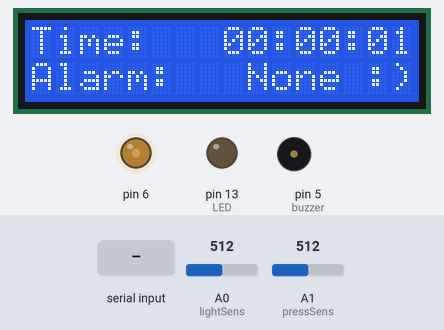
Simulated run of this sketch. Board: Arduino Nano, built with avr-gcc and run on an emulated ATmega328P. Shown: 16×2 character LCD, output pins drawn as LEDs (lit = HIGH), buzzer (waves = sounding). The test bench sets the inputs (shaded band); at power-on: A0 (lightSens) = 512, A1 (pressSens) = 512. What the sketch prints to the serial monitor is not drawn.

Above: at 1.2 s.
1.3 s: "5\n" received over the second serial link
At 3.5 s:
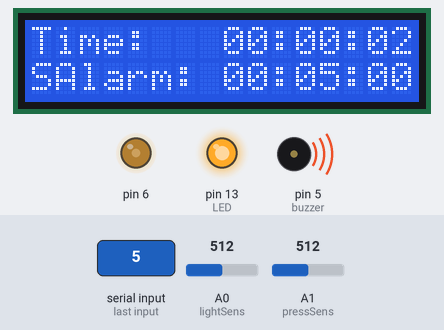
4.3 s: "2\n" received over the second serial link
At 6.5 s:
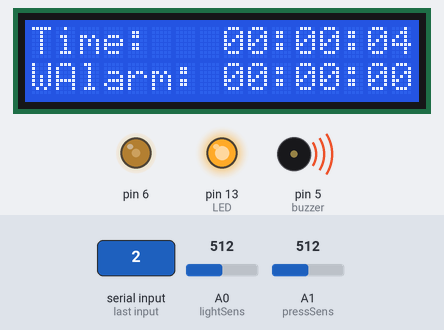
7.3 s: "30,150\n" received over the second serial link
At 8.0 s:
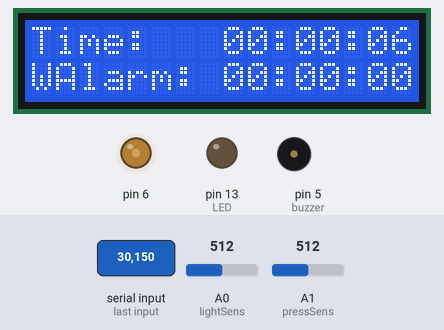
Timing chart, 0 to 10.3 s (numbered marks = the images above; inputs shaded):
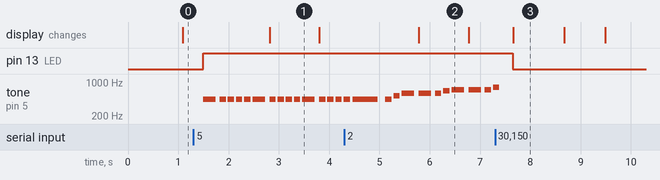

Measured:
- after the input at 1.3 s, pin 13 (LED): LOW → HIGH after 0.20 s; tone on pin 5 (buzzer): silent → 440 Hz after 0.20 s, then repeats every 0.98 s: silent 0.08 s, 4 × (440 Hz 0.13 s, silent 0.04 s), 440 Hz 0.25 s; the display: changes after 1.5 s (image 1)
- after the input at 4.3 s, the display: changes after 1.5 s (image 2)
- after the input at 7.3 s, pin 13 (LED): HIGH → LOW after 0.35 s; tone on pin 5 (buzzer): goes on until 7.4 s, then stays silent
- what the display in image 1 shows lasts 1.0 s, from 2.8 s to 3.8 s

The sketch:

RelaxClockArduino.ino
```cpp
// Relax Clock .ino Code
// By Greg Baranov and Shawn John

// Sources and tutorial on how to play music with piezoelectric speaker:
// https://create.arduino.cc/projecthub/nathan_ramanathan/play-polyphonic-tones-40e51b
// https://github.com/nathanRamaNoodles/Noodle-Synth/blob/master/src/MusicWithoutDelay.cpp


#include <LiquidCrystal.h>  // Include LCD library
#include <Time.h>           // Include Time library
#include <SoftwareSerial.h> // Include SoftwareSerial library, need for Bluetooth connection
#include "pitches.h"        // Header file that defines piezo speaker pitches into piano notes

// Initialize Bluetooth and LCD based on pin configuration
SoftwareSerial Bluetooth(3, 4); // RX, TX
LiquidCrystal lcd(12, 11, 10, 9, 8, 7);
String Data = ""; // The data received

// Declare the pins used
int LED = 13;
int lightSens = 14;
int lightData;
int pressSens = 15;
int pressData;
int buzzer = 5;


// Declare notes and note durations for first included song: He's A Pirate / Pirates the Carribean Theme Song
int noteCount1 = 83;
int melody1[] = {
   A4, A4, A4, A4, A4, A4, A4, A4, A4, A4, A4, A4, A4, A4, A4, A4,
   A4, C5, D5, D5, D5, E5, F5, F5,    F5, G5, E5, E5, D5, C5, C5, D5, 0,    A4, C5, D5, D5, D5, E5, F5, F5,   F5, G5, E5, E5, D5, C5, D5, 0,    A4, C5, D5, D5, D5, F5, G5, G5,
   G5, A5, AS5, AS5, A5, G5, A5, D5, 0,    D5, E5, F5, F5, G5, A5, D5, 0,   D5, F5, E5, E5, F5, D5, E5, 0
};
int durations1[] = {
  4, 8, 8, 8, 8, 4, 8, 8, 8, 8, 4, 8, 8, 8, 8, 2,
  8, 8, 4, 4, 8, 8, 4, 4,   8, 8, 4, 4, 8, 8, 8, 4, 8,    8, 8, 4, 4, 8, 8, 4, 4,   8, 8, 4, 4, 8, 8, 4, 4,   8, 8, 4, 4, 8, 8, 4, 4,   8, 8, 4, 4, 8, 8, 8, 4, 8,
  8, 8, 4, 4, 4, 8, 4, 4,   8, 8, 4, 4, 8, 8, 4, 4
};

// Declare notes and note durations for second included song: Imperial March from Star Wars
int noteCount2 = 70;
int melody2[] = {
  A4, A4, A4, F4, C5, A4, F4, C5, A4, E5, E5, E5, F5, C5, GS4, F4, C5, A4,
  A5, A4, A4, A5, GS5, G5, FS5, F5, FS5, 0,
  AS4, DS5, D5, CS5, C5, B4, C5, 0, F4, GS4, F4, GS4, C5, A4, C5, E5,
  A5, A4, A4, A5, GS5, G5, FS5, F5, FS5, 0,
  AS4, DS5, D5, CS5, C5, B4, C5, 0, F4, GS4, F4, GS4, C5, A4, C5, E5
};
int durations2[] = {
  2, 2, 2, -4, 8, 2, -4, 8, 1,
  2, 2, 2, -4, 8, 2, -4, 8, 1,
  2, -4, 8, 2, -4, 8, 8, 8, 4, 4, 4, 2, -4, 8,
  8, 8, 8, 4, 4, 2, -4, 8, 2, -4, 8, 1,
  2, -4, 8, 2, -4, 8, 8, 8, 4, 4, 4, 2, -4, 8,
  8, 8, 8, 4, 4, 2, -4, 8, 2, -4, 8, 1
};


// Declare notes and note durations for third included song: Game of Thrones Main Title
int noteCount3 = 106;
int melody3[] = {
  G4, C4, DS4, F4, G4, C4, DS4, F4,G4, C4, DS4, F4, G4, C4, DS4, F4,G4, C4, E4, F4, G4, C4, E4, F4,G4, C4, E4, F4, G4, C4, E4, F4,
  G4, C4, DS4, F4, G4, C4, DS4, F4, D4, 0, F4, AS3, DS4, D4, F4, AS3,DS4, D4, C4, 0,
  G4, C4, DS4, F4, G4, C4, DS4, F4, D4, 0, F4, AS3, DS4, D4, F4, AS3,DS4, D4, C4, 0,
  G4, C4, DS4, F4, G4, C4, DS4, F4, D4, 0, F4, AS3, D4, DS4, D4, AS3 , C4, 0,

  C5, AS4, C4, G4, DS4, DS4, F4, G4, 0,
  C5, AS4, C4, G4, DS4, DS4, D4,

};

int durations3[] = {
  4,4,8,8,4,4,8,8,4,4,8,8,4,4,8,8,4,4,8,8,4,4,8,8,4,4,8,8,4,4,8,8,
  2,2,8,8,2,2,8,8,1, 1,2,2,8,8,2,2,8,8,1,1,
  2,2,8,8,2,2,8,8,1, 1,2,2,8,8,2,2,8,8,1,1,
  2,2,8,8,2,2,8,8,1, 1,2,2,2,4,2,4, 1,1,

  1, 1, 1, 1, 1, 2, 2, 1, 1,
  1, 1, 1, 1, 1, 2, 2,
};

// Declare variables used to play music
int curNote = 0;   // Current note being played

int wakeUpPlaying = 0;
int sleepPlaying = 0;

// Set Pirates of the Carribean as the default song for both sleep and wake up alarms
int sleepNoteCount = noteCount1;
int *sleepMelody = melody1;
int *sleepDurations = durations1;

int wakeUpNoteCount = noteCount1;
int *wakeUpMelody = melody1;
int *wakeUpDurations = durations1;


// Declare alarm variables
time_t sleepAlarm = 0;
time_t wakeUpAlarm = 0;

int prevSecond = 0; // Variable to allow updates of LCD once a second, despite more frequent refreshing

// Function that reads in data from bluetooth, and sets global variables based on data read
void readBluetooth() {
  int readData = 0; // Variable to keep track of whether new Bluetooth data was received

  // If we received Bluetooth data, read it (one character at a time) into Data
  while(Bluetooth.available()) {
    delay(3);
    char c = Bluetooth.read();
    Data += c;
    readData = 1;
  }

  // Execute Bluetooth commands
  // Each command is sent from Android app with format X: Y, where X is a code between 0 and 2 and Y is payload data
  // For first 3 commands, payload data is a time of day, with structure HH:MM:SS
  //
  // Code definitions:
  // 0: set system time, 1: set sleep alarm time, 2: set wake up alarm time,
  // 3: disable sleep alarm, 4: disable wake up alarm
  // 5: snooze alarm 5 minutes, 6: stop alarm, set it to same time again next day
  //
  // Example: "0: 10:20:30" sets Arduino's time to 10:20 AM, 30 seconds
  if (readData) {

    Serial.println(Data);


    // Convert characters to integers, only if character is an ASCII number
    for (int i = 0; i < 11; i ++) {
      if (Data[i] > 47 && Data[i] < 58) {
        Data[i] = Data[i] - '0';

      }
    }

    // Get time data from bluetooth input
    int hours = Data[3] * 10 + Data[4];
    int minutes = Data[6] * 10 + Data[7];
    int seconds = Data[9] * 10 + Data[10];

    // Set system time
    if (Data[0] == 0) {
      setTime(hours, minutes, seconds,1,1,2020);
    }

    // Set sleep alarm time
    else if(Data[0] == 1){
      time_t tmp = now();
      setTime(hours, minutes, seconds,day(),month(),year());
      if (tmp > now()) {
        setTime(hours, minutes, seconds,day() + 1,month(),year());
      }
      sleepAlarm = now();
      setTime(tmp);
    }

    // Set wake up alarm time
    else if (Data[0] == 2) {
      time_t tmp = now();
      setTime(hours, minutes, seconds,day(),month(),year());
      if (tmp > now()) {
        setTime(hours, minutes, seconds,day() + 1,month(),year());
      }
      wakeUpAlarm = now();
      setTime(tmp);
    }

    // Disable sleep alarm
    else if (Data[0] == 3) {
      sleepAlarm = 0;
      sleepPlaying = 0;
    }

    // Disable wake up alarm
    else if (Data[0] == 4) {
      wakeUpAlarm = 0;
      wakeUpPlaying = 0;
    }

    // Snooze sleep alarm 5 minutes
    else if (Data[0] == 5) {
      sleepAlarm = adjustAlarm(300, sleepAlarm);
      sleepPlaying = 0;
    }

    // Stop sounding sleep alarm, automatically sets to same time next day
    else if (Data[0] == 6) {
      sleepAlarm = adjustAlarm(86400, sleepAlarm);
      sleepPlaying = 0;
    }

    // Snooze wake up alarm 5 minutes
    else if (Data[0] == 7) {
      wakeUpAlarm = adjustAlarm(300, wakeUpAlarm);
      wakeUpPlaying = 0;
    }

    // Stop sounding wake up alarm, automatically sets to same time next day
    else if (Data[0] == 8) {
      wakeUpAlarm = adjustAlarm(86400, wakeUpAlarm);
      wakeUpPlaying = 0;
    }

    // Set alarm sound from one of three presets
    else if (Data[0] == 9) {
      // Set wake up alarm song
      if (Data[3] == 0) {
        // 0 = Pirates of the Carribean, 1 = Imperial March, 2 = Game of Thrones Main Theme
        if (Data[5] == 0) {
          wakeUpNoteCount = noteCount1;
          wakeUpMelody = melody1;
          wakeUpDurations = durations1;
        }
        else if (Data[5] == 1) {
          wakeUpNoteCount = noteCount2;
          wakeUpMelody = melody2;
          wakeUpDurations = durations2;
        }
        else if (Data[5] == 2) {
          wakeUpNoteCount = noteCount3;
          wakeUpMelody = melody3;
          wakeUpDurations = durations3;
        }
      }
      // Set sleep alarm song
      else {
        if (Data[5] == 0) {
          // 0 = Pirates of the Carribean, 1 = Imperial March, 2 = Game of Thrones Main Theme
          sleepNoteCount = noteCount1;
          sleepMelody = melody1;
          sleepDurations = durations1;
        }
        else if (Data[5] == 1) {
          sleepNoteCount = noteCount2;
          sleepMelody = melody2;
          sleepDurations = durations2;
        }
        else if (Data[5] == 2) {
          sleepNoteCount = noteCount3;
          sleepMelody = melody3;
          sleepDurations = durations3;
        }
      }
    }
  }
  Data = "";
}

// Simple function to pad a number with a leading 0 if it is a single digit
// Prints 01 to LCD if input is 1, and prints 31 if input is 31
void leadingZero(int number) {
  if (number / 10 == 0) {
    lcd.print("0");
    lcd.print(number);
  }
  else {
    lcd.print(number);
  }
}

// Updates LCD with current time and alarm information
void updateLCD() {
  if (second() != prevSecond) {
    // Display time info
    lcd.clear();
    lcd.setCursor(0,0);
    lcd.print("Time:   ");
    leadingZero(hour());
    lcd.print(":");
    leadingZero(minute());
    lcd.print(":");
    leadingZero(second());
    lcd.setCursor(0,1);

    int showSleep;

    // Display alarm info
    // If no alarms are set, display "None :)"
    if (!sleepAlarm && !wakeUpAlarm) {
      lcd.print("Alarm:   None :)");
    }
    // If both alarms are set, show the one that will occur sooner
    else if (sleepAlarm && wakeUpAlarm) {
      // Sleep alarm is sooner
      if ((sleepAlarm - now()) < (wakeUpAlarm - now())) {
        showSleep = 1;
      }
      // Wake up alarm is sooner
      else {
        showSleep = 0;
      }
    }
    // Only sleep alarm is set, show sleep alarm
    else if (sleepAlarm) {
      showSleep = 1;
    }
    // Only wake up alarm is set, show wake up alarm
    else {
      showSleep = 0;
    }

    // Prints sleep or wake up alarm to LCD depending on above logic
    // Print sleep alarm info if sleep alarm is sooner
    if (showSleep) {
      lcd.print("SAlarm: ");
      leadingZero(hour(sleepAlarm));
      lcd.print(":");
      leadingZero(minute(sleepAlarm));
      lcd.print(":");
      leadingZero(second(sleepAlarm));
    }
    // Print wake up alarm info if wake up alarm is sooner
    else {
      lcd.print("WAlarm: ");
      leadingZero(hour(wakeUpAlarm));
      lcd.print(":");
      leadingZero(minute(wakeUpAlarm));
      lcd.print(":");
      leadingZero(second(wakeUpAlarm));
    }
    prevSecond = second();
  }
}

// Adjust alarm time using now(), adjustTime() and setTime() functions from Time library
time_t adjustAlarm(unsigned long adjustment, time_t alarm) {
  time_t tmp = now();
  setTime(alarm);
  adjustTime(adjustment);
  alarm = now();
  setTime(tmp);
  sleepPlaying = 0;
  wakeUpPlaying = 0;
  return alarm;
}

// Setup function that initializes functioning of arduino
void setup() {
  // Start LCD display, Bluetooth and serial monitor
  Bluetooth.begin(9600);
  Serial.begin(9600);
  lcd.begin(16, 2);

  // Initialize pins
  pinMode(LED,OUTPUT);
  pinMode(3, INPUT);
  pinMode(4, OUTPUT);
  pinMode(lightSens, INPUT);
  pinMode(pressSens, INPUT);
  pinMode(buzzer, OUTPUT);

  // Hardcode brightness of LCD, as potentiometer component proved inconsistent
  analogWrite(6, 90);

  // Set starting time to start of 2020
  // Date doesn't matter, as our alarms only concern themselves with the time of day
  setTime(0,0,0,1,1,2020);

  // Show starting messages
  lcd.setCursor(0,0);
  lcd.print("Time:   00:00:00");
  lcd.setCursor(0,1);
  lcd.print("Alarm:   None :)");
}

// Main arduino loop that runs our program
void loop() {

  // Every time loop() runs, check if there was any bluetooth input with the readBluetooth() function
  readBluetooth();

  // Get data from analog Light Sensor and Pressure Sensor
  lightData = analogRead(lightSens);
  pressData = analogRead(pressSens);

  // Check if phone is on pressure pad and lights are off if it is past sleep alarm time
  if (sleepAlarm != 0 && sleepAlarm < now()) {
    // If the room is lit or phone is not on the pressure pad, sound sleep alarm and send notifications to user's phone
    if (lightData > 500 || pressData < 200) {
      digitalWrite(LED, HIGH);
      curNote = 0;
      sleepPlaying = 1;
      Bluetooth.println(1);
    }
    // If room is dark and phone is on pressure pad, set sleep alarm to same time the next day
    else {
      sleepAlarm = adjustAlarm(86400, sleepAlarm);
      sleepPlaying = 0;
      Bluetooth.println(2);
    }
  }
  // Play wake up alarm if it is past that alarm's time
  else if (wakeUpAlarm != 0 && wakeUpAlarm < now()) {
    digitalWrite(LED, HIGH);
    curNote = 0;
    wakeUpPlaying = 1;
    Bluetooth.println(0);
  }
  // If not yet time for either alarm, don't do anything
  else {
    digitalWrite(LED,  LOW);
    curNote = 0;
    sleepPlaying = 0;
    wakeUpPlaying = 0;
  }

  // If it is time for wake up alarm to play, play the notes for the alarm within this loop
  // Much of this loop's logic is adapted from the github and tutorial at the start of this .ino file
  while ((curNote < wakeUpNoteCount) && (wakeUpPlaying)) {
    int noteDuration;       // How long the note should play for
    int pauseBetweenNotes;  // How long a pause between notes should be, to make sure notes don't blend together

    // If the duration in wakeUpDurations is > 0, it is a regular note
    if (wakeUpDurations[curNote] > 0) {
      noteDuration = 1000 / wakeUpDurations[curNote];
      pauseBetweenNotes = noteDuration * 1.30;
    }
    // If the duration is < 0, it is a dotted note, and should be played for 1.5 time the note's specified duration
    // Allows for more detailed and accurate music to be played
    else {
      noteDuration = 1000 / abs(wakeUpDurations[curNote]);
      noteDuration *= 1.5;
      pauseBetweenNotes = noteDuration * 1.30;
    }
    // Play the the current note in the melody for the specified duration
    tone(buzzer, wakeUpMelody[curNote], noteDuration);
    delay(pauseBetweenNotes);
    noTone(buzzer);
    curNote += 1;    // Move on to the next note in the arrays to play
    readBluetooth(); // Check if interrupt was received to stop playing current song
    updateLCD();
  }

  // Plays sleep alarm if it is time for the alarm to play
  // Functions identically to above wake up alarm except with sleep alarm variables
  while ((curNote < sleepNoteCount) && (sleepPlaying)) {
    int noteDuration;
    int pauseBetweenNotes;
    if (sleepDurations[curNote] > 0) {
      noteDuration = 1000 / sleepDurations[curNote];
      pauseBetweenNotes = noteDuration * 1.30;
    }
    else {
      noteDuration = 1000 / abs(sleepDurations[curNote]);
      noteDuration *= 1.5;
      pauseBetweenNotes = noteDuration * 1.30;
    }
    tone(buzzer, sleepMelody[curNote], noteDuration);
    delay(pauseBetweenNotes);
    noTone(buzzer);
    curNote += 1;
    readBluetooth();
    updateLCD();
  }

  // Update LCD and go on to next loop() call
  updateLCD();
  delay(200);
}
```

pitches.h
```cpp
#define B0  31
#define C1  33
#define CS1 35
#define D1  37
#define DS1 39
#define E1  41
#define F1  44
#define FS1 46
#define G1  49
#define GS1 52
#define A1  55
#define AS1 58
#define B1  62
#define C2  65
#define CS2 69
#define D2  73
#define DS2 78
#define E2  82
#define F2  87
#define FS2 93
#define G2  98
#define GS2 104
#define A2  110
#define AS2 117
#define B2  123
#define C3  131
#define CS3 139
#define D3  147
#define DS3 156
#define E3  165
#define F3  175
#define FS3 185
#define G3  196
#define GS3 208
#define A3  220
#define AS3 233
#define B3  247
#define C4  262
#define CS4 277
#define D4  294
#define DS4 311
#define E4  330
#define F4  349
#define FS4 370
#define G4  392
#define GS4 415
#define A4  440
#define AS4 466
#define B4  494
#define C5  523
#define CS5 554
#define D5  587
#define DS5 622
#define E5  659
#define F5  698
#define FS5 740
#define G5  784
#define GS5 831
#define A5  880
#define AS5 932
#define B5  988
#define C6  1047
#define CS6 1109
#define D6  1175
#define DS6 1245
#define E6  1319
#define F6  1397
#define FS6 1480
#define G6  1568
#define GS6 1661
#define A6  1760
#define AS6 1865
#define B6  1976
#define C7  2093
#define CS7 2217
#define D7  2349
#define DS7 2489
#define E7  2637
#define F7  2794
#define FS7 2960
#define G7  3136
#define GS7 3322
#define A7  3520
#define AS7 3729
#define B7  3951
#define C8  4186
#define CS8 4435
#define D8  4699
#define DS8 4978
```
